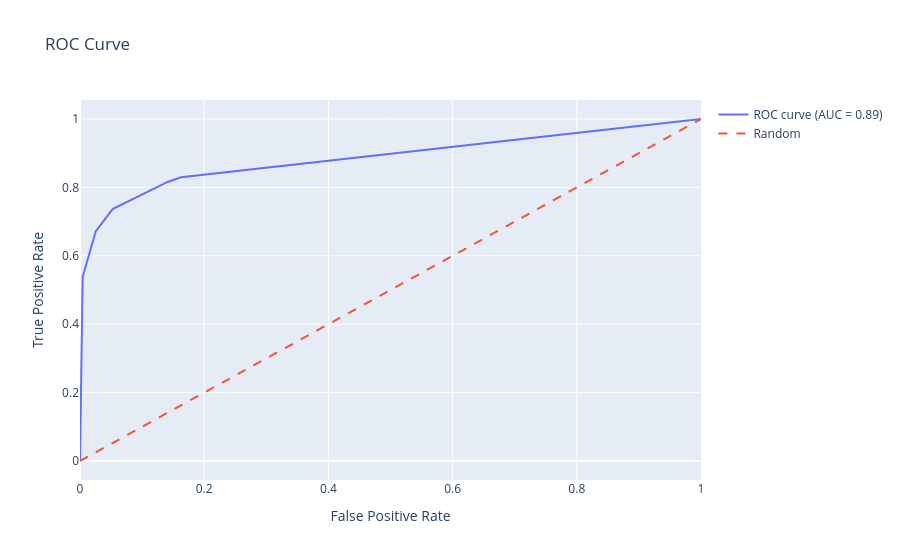

Notebook code cell kept with this figure:
### Code cell
dt_visualizer.plot_roc_curve()

### Figure 1 — Plotly figure (JSON) as saved in the notebook; plotly's stock layout.template omitted (floating-point values rounded to 4 significant figures)
{"data": [{"mode": "lines", "name": "ROC curve (AUC = 0.89)", "x": [0.0, 0.001272, 0.003261, 0.004295, 0.02529, 0.05249, 0.1412, 0.1628, 1.0], "y": [0.0, 0.218, 0.5036, 0.5386, 0.6713, 0.7365, 0.816, 0.8294, 1.0], "type": "scatter"}, {"line": {"dash": "dash"}, "mode": "lines", "name": "Random", "x": [0, 1], "y": [0, 1], "type": "scatter"}], "layout": {"title": {"text": "ROC Curve"}, "xaxis": {"title": {"text": "False Positive Rate"}}, "yaxis": {"title": {"text": "True Positive Rate"}}, "showlegend": true}}
